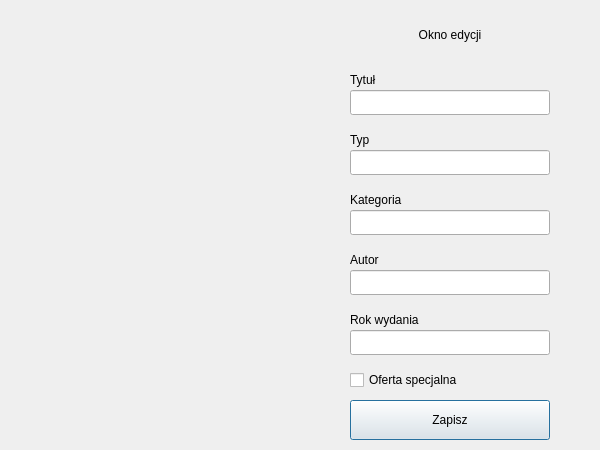
<?xml version="1.0" encoding="UTF-8"?>
<ui version="4.0">
 <class>add_window</class>
 <widget class="QDialog" name="add_window">
  <property name="geometry">
   <rect>
    <x>0</x>
    <y>0</y>
    <width>600</width>
    <height>450</height>
   </rect>
  </property>
  <property name="windowTitle">
   <string>Okno edycji</string>
  </property>
  <widget class="QLabel" name="label_title">
   <property name="geometry">
    <rect>
     <x>350</x>
     <y>20</y>
     <width>200</width>
     <height>30</height>
    </rect>
   </property>
   <property name="text">
    <string>Okno edycji</string>
   </property>
   <property name="alignment">
    <set>Qt::AlignmentFlag::AlignCenter</set>
   </property>
  </widget>
  <widget class="QLabel" name="label_title_name">
   <property name="geometry">
    <rect>
     <x>350</x>
     <y>70</y>
     <width>200</width>
     <height>20</height>
    </rect>
   </property>
   <property name="text">
    <string>Tytuł</string>
   </property>
  </widget>
  <widget class="QLineEdit" name="lineEdit">
   <property name="geometry">
    <rect>
     <x>350</x>
     <y>90</y>
     <width>200</width>
     <height>25</height>
    </rect>
   </property>
  </widget>
  <widget class="QLabel" name="label_type">
   <property name="geometry">
    <rect>
     <x>350</x>
     <y>130</y>
     <width>200</width>
     <height>20</height>
    </rect>
   </property>
   <property name="text">
    <string>Typ</string>
   </property>
  </widget>
  <widget class="QLineEdit" name="lineEdit_2">
   <property name="geometry">
    <rect>
     <x>350</x>
     <y>150</y>
     <width>200</width>
     <height>25</height>
    </rect>
   </property>
  </widget>
  <widget class="QLabel" name="label_category">
   <property name="geometry">
    <rect>
     <x>350</x>
     <y>190</y>
     <width>200</width>
     <height>20</height>
    </rect>
   </property>
   <property name="text">
    <string>Kategoria</string>
   </property>
  </widget>
  <widget class="QLineEdit" name="lineEdit_3">
   <property name="geometry">
    <rect>
     <x>350</x>
     <y>210</y>
     <width>200</width>
     <height>25</height>
    </rect>
   </property>
  </widget>
  <widget class="QLabel" name="label_author">
   <property name="geometry">
    <rect>
     <x>350</x>
     <y>250</y>
     <width>200</width>
     <height>20</height>
    </rect>
   </property>
   <property name="text">
    <string>Autor</string>
   </property>
  </widget>
  <widget class="QLineEdit" name="lineEdit_4">
   <property name="geometry">
    <rect>
     <x>350</x>
     <y>270</y>
     <width>200</width>
     <height>25</height>
    </rect>
   </property>
  </widget>
  <widget class="QLabel" name="label_year">
   <property name="geometry">
    <rect>
     <x>350</x>
     <y>310</y>
     <width>200</width>
     <height>20</height>
    </rect>
   </property>
   <property name="text">
    <string>Rok wydania</string>
   </property>
  </widget>
  <widget class="QLineEdit" name="lineEdit_5">
   <property name="geometry">
    <rect>
     <x>350</x>
     <y>330</y>
     <width>200</width>
     <height>25</height>
    </rect>
   </property>
  </widget>
  <widget class="QCheckBox" name="checkBox">
   <property name="geometry">
    <rect>
     <x>350</x>
     <y>370</y>
     <width>200</width>
     <height>20</height>
    </rect>
   </property>
   <property name="text">
    <string>Oferta specjalna</string>
   </property>
  </widget>
  <widget class="QPushButton" name="saveButton">
   <property name="geometry">
    <rect>
     <x>350</x>
     <y>400</y>
     <width>200</width>
     <height>40</height>
    </rect>
   </property>
   <property name="text">
    <string>Zapisz</string>
   </property>
  </widget>
 </widget>
 <resources/>
 <connections/>
</ui>
